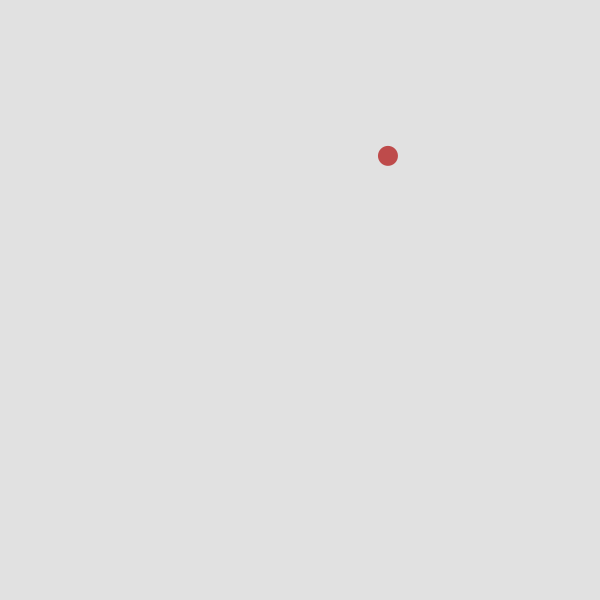
Frame 1 (no input)
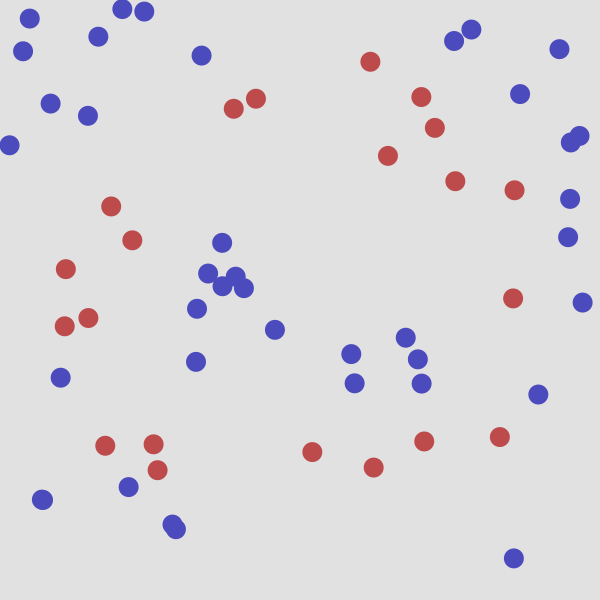
Frame 60 (the mouse pressed at the canvas centre just before this capture)
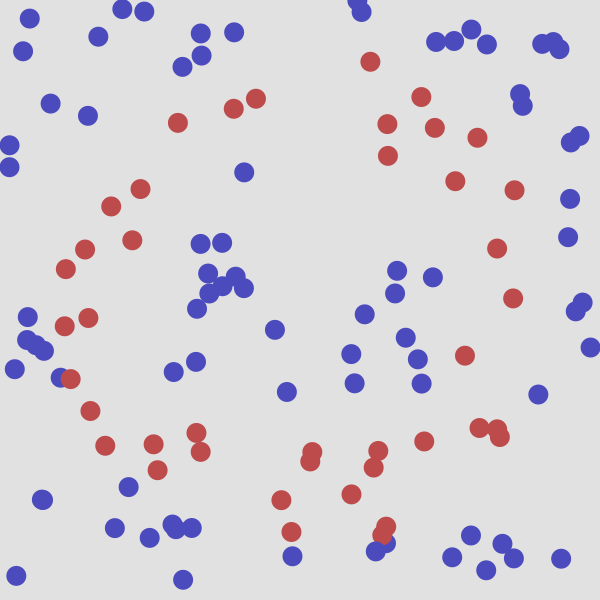
Frame 120 (the mouse held since frame 60 and released just before this capture)

The Processing sketch that drew these frames (run headless with seeded random() and noise(); from frame 60 on, the mouse is pressed at the canvas centre):

// Processing sketch: question_2
// ── question_2.pde
/////////////////////
// Global Variables
/////////////////////

final int circleSize = 20;
final int ringWidth = 100;
final color circleColour = color(75, 75, 190);
final color ringColour = color(190, 75, 75);
float circleX;
float circleY;
float drawDistance;
color drawColour;

/////////////////////
// Set up
/////////////////////

void setup() {
    size(600, 600);
    background(225);
}

/////////////////////
// Logic
/////////////////////

void findVariables() {
    circleX = random(width);
    circleY = random(height);
    drawDistance = dist(circleX, circleY, width/2, height/2);

    if (drawDistance < 150 ||
        drawDistance > 250) {
            drawColour = circleColour;
        } else {
            drawColour = ringColour;
        }
}

/////////////////////
// Drawing
/////////////////////

void draw() {
    findVariables();
    drawCircle();
}

void drawCircle() {
    noStroke();
    fill(drawColour);

    circle(circleX, circleY, circleSize);
}
